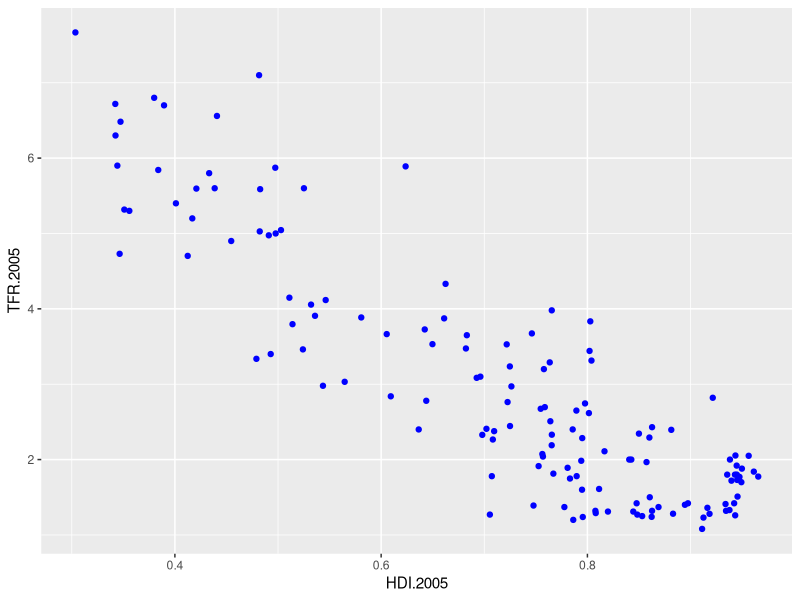
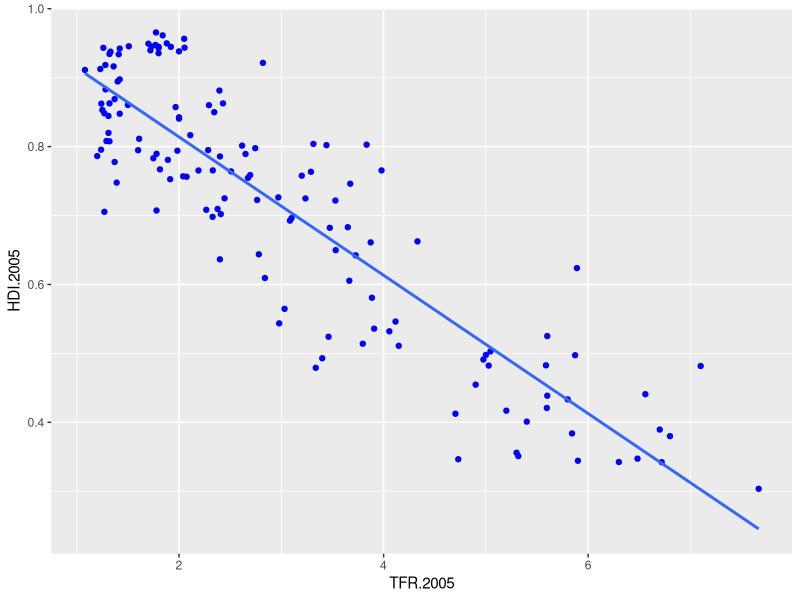
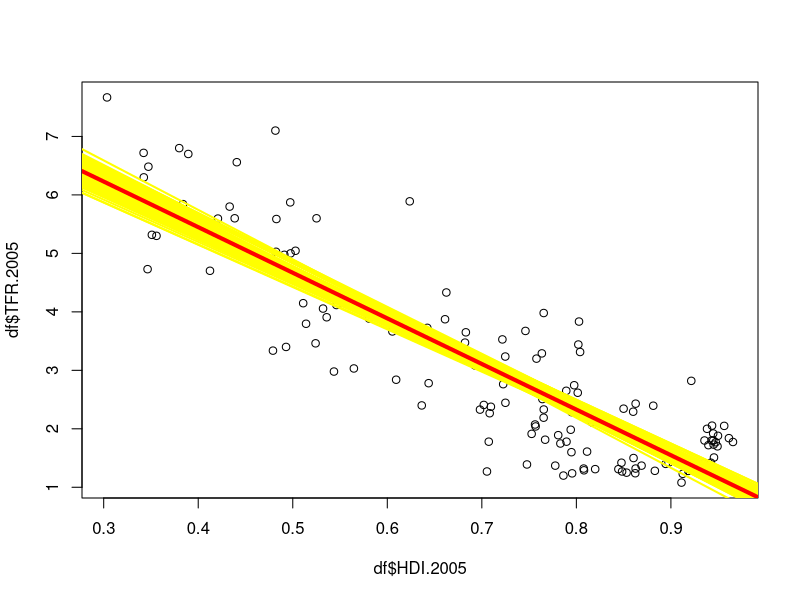
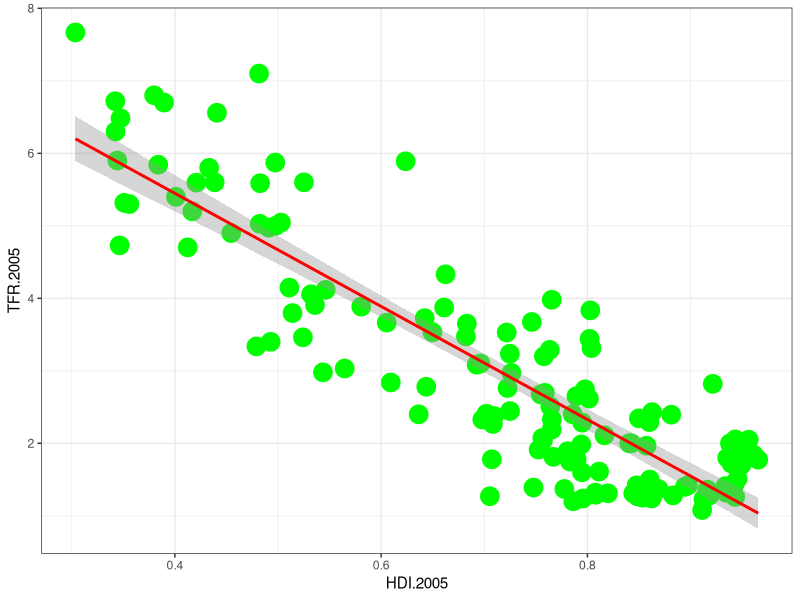
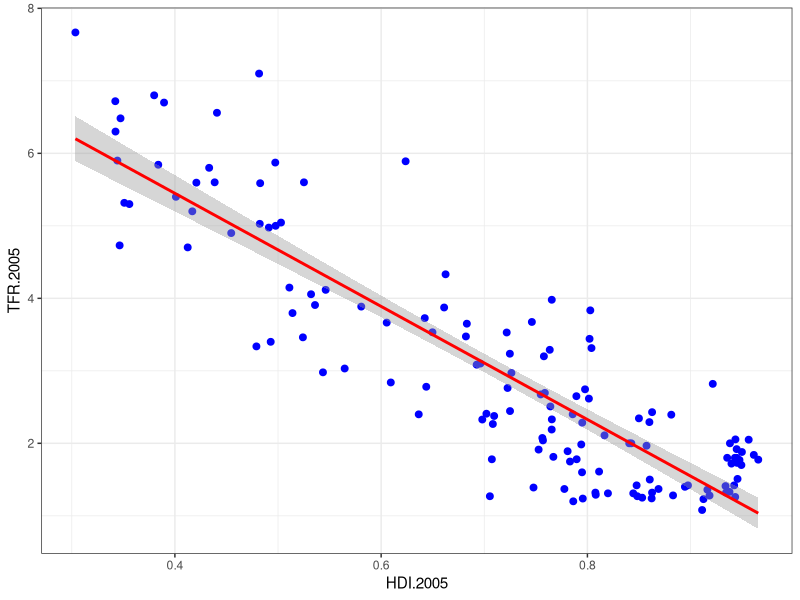
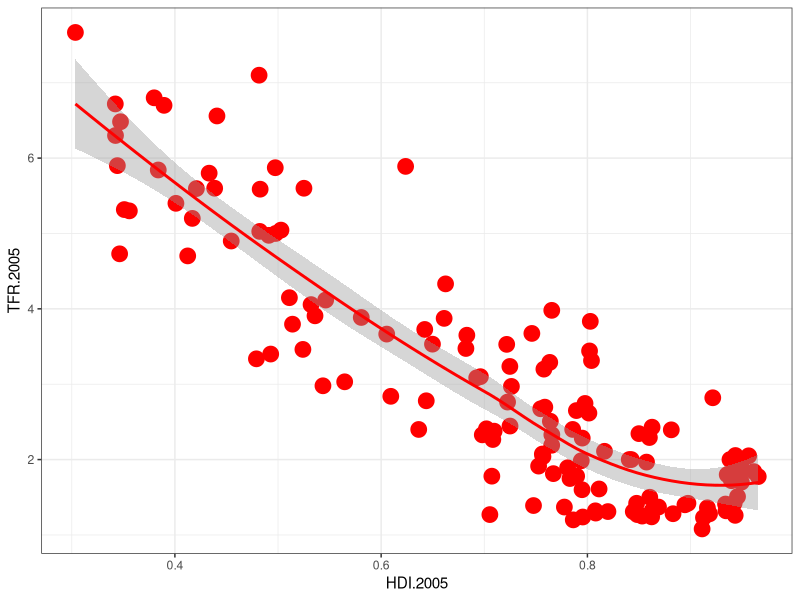

Recreate these plots in R, in order. (Note: this script raises an error after producing the figures.)
############## Load Data #####

# install.packages("MASS") 
library(MASS)
library(ggplot2)
library(dplyr)
library(broom)
df <- read.csv("data/nature08230-s2.csv")
df <- tbl_df(df)
df <- select(df, country, HDI.2005, TFR.2005)
df <- filter(df, !is.na(HDI.2005), !is.na(TFR.2005))
df

############## Linear Regression ##########

ggplot(df, aes(x = HDI.2005, y = TFR.2005)) +
  geom_point(color = "blue")


lfit <- lm(TFR.2005 ~ HDI.2005, data = df)
tidy(lfit)

ggplot(df, aes(x = TFR.2005, y = HDI.2005)) +
  geom_point(color = "blue") + 
  geom_smooth(method = "lm", se = F)

# 
vcov(lfit) 

# multivariate random normal
mvrnorm(1, mu = lfit$coefficients, Sigma = vcov(lfit)) 
mvrnorm(2, mu = lfit$coefficients, Sigma = vcov(lfit)) 

# draw 100
sample.coefs <- mvrnorm(100, mu = lfit$coefficients, Sigma = vcov(lfit)) 
sample.coefs[1, ]
head(sample.coefs)

############## Introduction to Loops ##########

# Ex. 1
x <- c(5, 12, 13)
for(n in x){
  print( n ^ 2)
}

# Ex. 2
for(i in 1:10){
  print("Hello world!")
  print(i*i)
}

## which is the same as 
x<- c(1:10)
for(i in x){
  print("Hello world!")
  print(i*i)
}

## and 
x <- c(1:10)
for(snow in x){     # the counter can take any name
  print("Hello world!")
  print(snow*snow)
}


# Ex. 3
sqr <-  seq(1, 100, by=2) # generating sequences of 50 numbers
head(sqr)
sqr.squared <- NULL  ## setting up empty vector
for (n in 1:50) {
  sqr.squared[n] <- sqr[n]^2
}

head(sqr.squared)
head(cbind(sqr, sqr.squared))

head(sqr.squared)
head(cbind(sqr, sqr.squared))


############## for Loops ##########

plot(x = df$HDI.2005, y = df$TFR.2005)
abline(sample.coefs[1, ], col = "yellow", lwd = 2)


# let row be everything from 1 to 100
for (row in 1:100) {
  abline(sample.coefs[row, ], col = "yellow", lwd = 2)
} 

abline(lfit, col = "red", lwd = 4)

#### Introduction to Functions ########

# Creating a function, called f1, which adds a pair of numbers.
f1 <- function(x, y) {
  x + y
}

f1(3, 4)
f1(2, 6)

# Ex. 2
my.scatter.plot <- function(color, size = 2, method) { # set default size to 2
  ggplot(df, aes(x = HDI.2005, y =  TFR.2005)) + 
    geom_point(color = color, size = size) +   # color and size vary based on inputs
    geom_smooth(method = method, color = "red") + # line will always be red
    theme_bw()                                    # theme will always be bw
}

my.scatter.plot(color = "green", size = 6,  method = "lm")
my.scatter.plot(color = "blue",  method = "lm")
my.scatter.plot("red", 5, "loess")

############# Functions ###########

## calculating Root mean squared error RMSE

# intercept + slope * HDI

predicted.TFR <- sample.coefs[1, 1] + sample.coefs[1, 2] * df$HDI.2005
residuals <- df$TFR.2005 - predicted.TFR
RMSE <- sqrt(mean(residuals^2))


Calc.RMSE <- function(intercept, slope){
  
  predicted.TFR <- intercept + slope * HDI.2005
  residuals <- TFR.2005 - predicted.TFR
  RMSE = sqrt(mean(residuals^2))
  return(RMSE)
  
} 


Calc.RMSE(9, -7) # made up intercept and slope

# Draw 40
Calc.RMSE(intercept = sample.coefs[40, 1], slope = sample.coefs[40, 2])
Calc.RMSE(sample.coefs[40, 1], sample.coefs[40, 2]) 

# Draw 50
Calc.RMSE(sample.coefs[50, 1], sample.coefs[50, 2]) 




Matt.rmse <- function(prediction.vec, truth.vec) {
  # function to calculate RMSE
  # for vector of predictions and vector of truth
  # CHECK INPUTS
  if (length(prediction.vec) != length(truth.vec)) {
    stop("ERROR: prediction.vec and truth.vec are not the same length")
  }
  if (any(is.na(prediction.vec))) {
    stop("ERROR: prediction.vec has NA")
  }
  
  if (any(is.na(truth.vec))) {
    stop("ERROR: truth.vec has NA")
  }
  # FINISHED CHECKING INPUTS
  result <- sqrt(mean((prediction.vec - truth.vec)^2))
  # CHECK OUTPUT
  if (is.na(result)) stop("ERROR: result in NA")
  return(result)
}

str(lfit)
Matt.rmse(lfit$fitted.value, TFR.2005)
